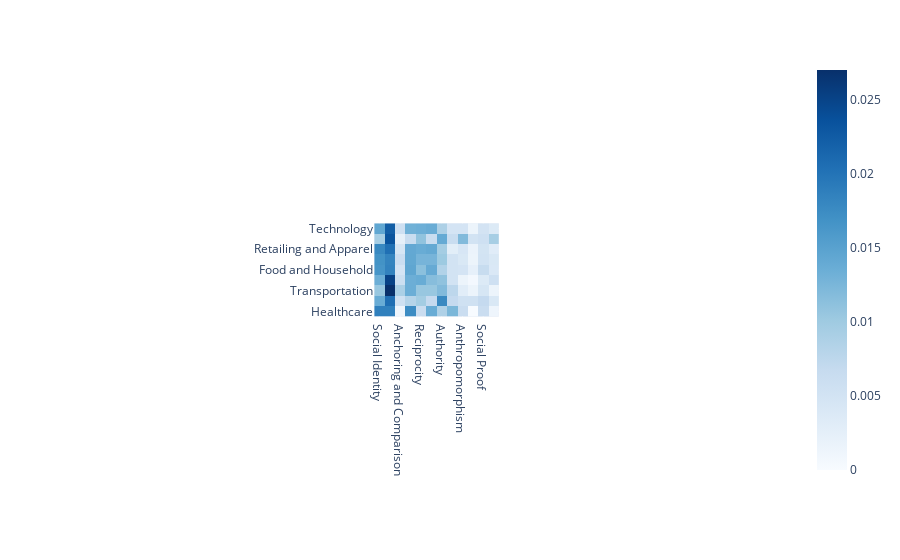

The cell this chart's notebook holds for it:
### Code cell
df_sectors_pers = pd.DataFrame.from_dict(df_sectors_pers).T
plt.figsize=(40, 40)
fig = px.imshow(df_sectors_pers, color_continuous_scale=px.colors.sequential.Blues)
fig.show()
# plotly.offline.plot({"data": fig}, filename = "Sector vs Strategies (normalized).html")

### Figure 1 — Plotly figure (JSON) as saved in the notebook; plotly's stock layout.template omitted (floating-point values rounded to 4 significant figures)
{"data": [{"coloraxis": "coloraxis", "hovertemplate": "x: %{x}<br>y: %{y}<br>color: %{z}<extra></extra>", "name": "0", "type": "heatmap", "x": ["Social Identity", "Concreteness", "Anchoring and Comparison", "Overcoming Reactance", "Reciprocity", "Foot in the Door", "Authority", "Social Impact", "Anthropomorphism", "Scarcity", "Social Proof", "Unclear"], "xaxis": "x", "y": ["Technology", "Media", "Retailing and Apparel", "Finance", "Food and Household", "Wholesalers, Industrials and Energy", "Transportation", "Aerospace and Defence", "Healthcare"], "yaxis": "y", "z": [[0.01438, 0.02226, 0.00565, 0.01318, 0.01335, 0.0137, 0.008903, 0.004794, 0.004794, 0.001541, 0.004965, 0.003595], [0.009343, 0.02336, 0.002336, 0.00634, 0.01101, 0.00634, 0.01401, 0.00634, 0.01201, 0.005005, 0.005672, 0.009343], [0.0178, 0.02034, 0.004486, 0.01421, 0.01376, 0.01406, 0.009571, 0.002841, 0.004337, 0.001645, 0.004935, 0.00314], [0.01682, 0.01835, 0.006116, 0.01427, 0.01274, 0.01274, 0.01019, 0.005097, 0.004077, 0.001529, 0.005097, 0.004077], [0.01652, 0.01852, 0.004843, 0.01453, 0.0114, 0.01396, 0.008547, 0.005128, 0.004843, 0.002279, 0.006553, 0.003989], [0.01348, 0.02516, 0.00599, 0.01348, 0.01378, 0.01168, 0.01108, 0.005091, 0.001497, 0.000599, 0.003594, 0.00569], [0.01051, 0.02703, 0.009009, 0.01351, 0.01051, 0.01051, 0.01201, 0.007508, 0.003003, 0.001502, 0.004505, 0.001502], [0.01372, 0.02058, 0.005487, 0.00823, 0.009602, 0.006859, 0.01783, 0.006859, 0.005487, 0.005487, 0.006859, 0.004115], [0.01873, 0.01873, 0.001248, 0.01748, 0.006242, 0.01373, 0.008739, 0.01248, 0.006242, 0, 0.006242, 0.001248]]}], "layout": {"autosize": true, "coloraxis": {"colorscale": [[0, "rgb(247,251,255)"], [0.125, "rgb(222,235,247)"], [0.25, "rgb(198,219,239)"], [0.375, "rgb(158,202,225)"], [0.5, "rgb(107,174,214)"], [0.625, "rgb(66,146,198)"], [0.75, "rgb(33,113,181)"], [0.875, "rgb(8,81,156)"], [1, "rgb(8,48,107)"]]}, "margin": {"t": 60}, "xaxis": {"anchor": "y", "autorange": true, "constrain": "domain", "domain": [0.4127, 0.5873], "range": [-0.5, 11.5], "scaleanchor": "y", "type": "category"}, "yaxis": {"anchor": "x", "autorange": true, "constrain": "domain", "domain": [0, 1], "range": [8.5, -0.5], "type": "category"}}}
